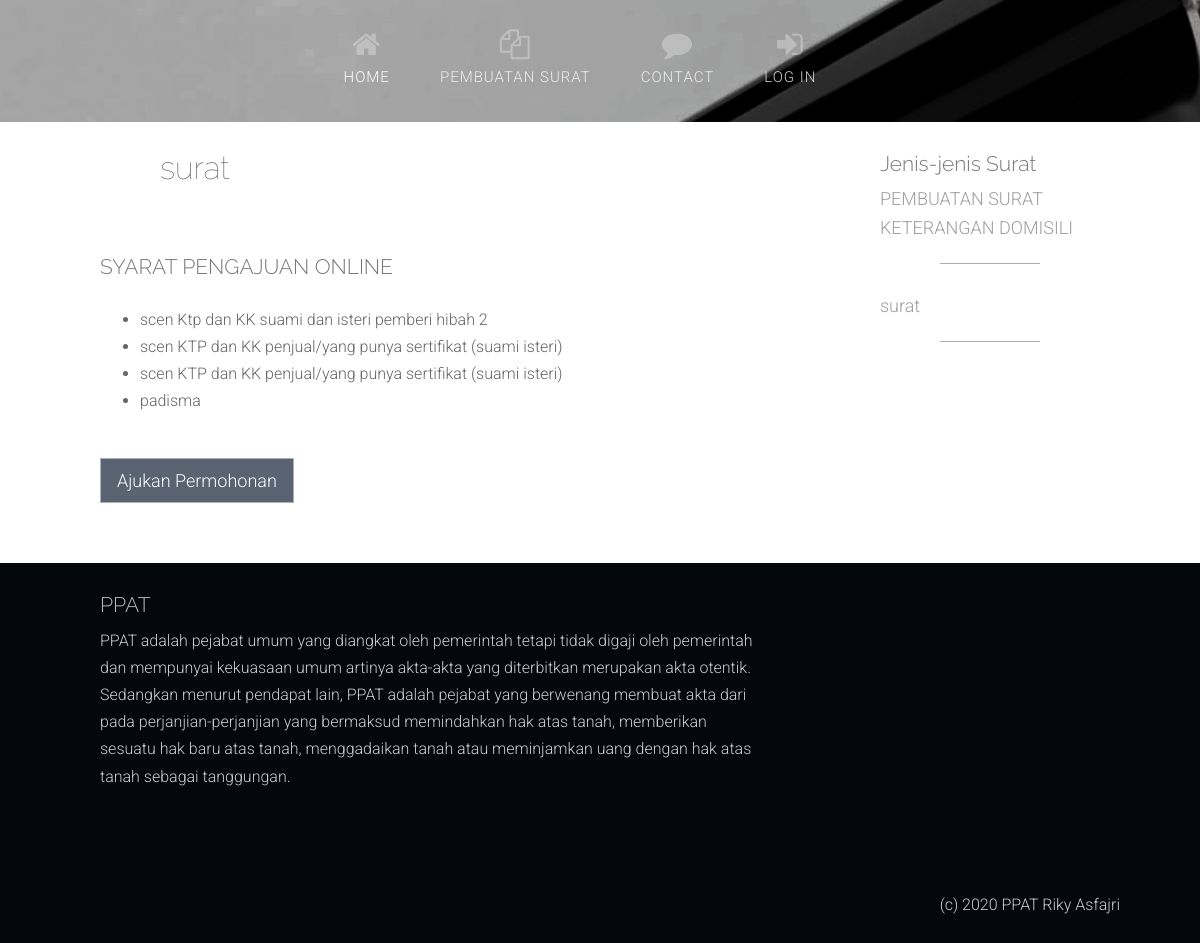
The page /syarat.php?id=3 on the database its author committed.
### tables this page shows
CREATE TABLE `jenis_surat` (
  `id_jenis_surat` int(11) NOT NULL,
  `nama_surat` varchar(125) NOT NULL
);

CREATE TABLE `syarat` (
  `id_syarat` int(11) NOT NULL,
  `id_jenis_surat` int(11) NOT NULL,
  `syarat` varchar(125) NOT NULL
);

### syarat.php (the view, shortened to what this page needs)
<!DOCTYPE html>
<html lang="en">
<head>
    <link rel="stylesheet" href="assets/css/bootstrap.css" rel="stylesheet">
    <link rel="stylesheet" href="assets/css/animate.css" rel="stylesheet">
    <link rel="stylesheet" href="assets/css/font-awesome.css" rel="stylesheet">
    <link rel="stylesheet" href="assets/css/nexus.css" rel="stylesheet">
    <link rel="stylesheet" href="assets/css/responsive.css" rel="stylesheet">
    <link rel="stylesheet" href="assets/css/custom.css" rel="stylesheet">
</head>
<body>
    <div id="header" style="background-position: 50% 0%;
" data-stellar-background-ratio="0.5">
        <div class="container">
            <?php include 'menu.php'; ?>
        </div>
    </div>
    <?php
    $queri = mysqli_query($koneksi, "SELECT * FROM jenis_surat WHERE id_jenis_surat='$_GET[id]' ");
    $surat = mysqli_fetch_assoc($queri); ?>
    <div id="content">
        <div class="container background-white">
            <div class="row margin-vert-30">
                <div class="col-md-9">
                    <div class="blog-post">
                        <div class="blog-item-header">
                            <h2>
                                <a href="#">
                                    <?php echo "$surat[nama_surat]"; ?>
                                </a>
                            </h2>
                        </div>
                        <div class="blog-item">
                            <div class="blog-post-body row margin-top-15">
                                <div class="col-md-12">
                                    <p>
                                        <h3>SYARAT PENGAJUAN ONLINE</h3> <br>
                                        <ul>
                                            <?php
                                            $qsyarat = mysqli_query($koneksi, "SELECT * FROM syarat WHERE id_jenis_surat='$_GET[id]' ");
                                            $rsyarat = mysqli_num_rows($qsyarat);
                                            while ($syarat = mysqli_fetch_assoc($qsyarat)) {
                                                echo "<li>$syarat[syarat] </li>";
                                            } ?>
                                        </ul>
                                    </p> <br>
                                    <?php
                                    if (!empty($rsyarat)) {
                                        echo "<a href='pengajuan.php?id=$_GET[id]' type='button' class='btn btn-primary btn-lg' >Ajukan Permohonan</a>";
                                    } else {
                                    }
                                    ?>
                                </div>
                            </div>
                        </div>
                    </div>
                </div>
                <div class="col-md-3">
                    <div class="recent-posts">
                        <h3>Jenis-jenis Surat</h3>
                        <ul class="posts-list margin-top-10">
                            <?php
                            $qsurat = mysqli_query($koneksi, "SELECT * FROM jenis_surat ");
                            while ($jenis = mysqli_fetch_assoc($qsurat)) {
                                echo "
                                <li>
                                    <div class='recent-post'>
                                        <a href='syarat.php?id=$jenis[id_jenis_surat]' class='posts-list-title'><h4>$jenis[nama_surat]</h4></a>
                                    </div>
                                    <hr>
                                </li>";
                            } ?>
                        </ul>
                    </div>
                </div>
            </div>
        </div>
    </div>
    <?php include 'footer.php'; ?>
</body>
</html>

### menu.php (shortened to what this page needs)
<div id="hornav" class="row text-light">
    <div class="col-md-12">
        <div class="text-center visible-lg">
            <ul id="hornavmenu" class="nav navbar-nav">
                <li>
                    <a href="index.php" class="fa-home active">Home</a>
                </li>
                <li>
                    <span class="fa-copy ">Pembuatan Surat</span>
                </li>
                <li>
                    <a href="contact.php" class="fa-comment ">Contact</a>
                </li>
                <li>
                    <a href="sistem/index.php" class="fa-sign-in ">Log In</a>
                </li>
            </ul>
        </div>
    </div>
</div>

### footer.php (shortened to what this page needs)
<div id="base" class="background-dark text-light">
            <div class="container padding-vert-30">
                <div class="row">
                    <div class="col-md-8 margin-bottom-30">
                        <h3 class="margin-bottom-10">PPAT</h3>
                        <p>PPAT adalah pejabat umum yang diangkat oleh pemerintah tetapi tidak digaji oleh pemerintah dan mempunyai kekuasaan umum artinya akta-akta yang diterbitkan merupakan akta otentik. Sedangkan menurut pendapat lain, PPAT adalah pejabat yang berwenang membuat akta dari pada perjanjian-perjanjian yang bermaksud memindahkan hak atas tanah, memberikan sesuatu hak baru atas tanah, menggadaikan tanah atau meminjamkan uang dengan hak atas tanah sebagai tanggungan.</p>
                    </div>
                </div>
            </div>
        </div>
        <div id="footer" class="background-dark text-light">
            <div class="container no-padding">
                <div class="row">
                    <div id="footermenu" class="col-md-8">
                        <ul class="list-unstyled list-inline">
                        </ul>
                    </div>
                    <div id="copyright" class="col-md-4">
                        <p class="pull-right">(c) 2020 PPAT Riky Asfajri</p>
                    </div>
                </div>
            </div>
        </div>

### assets/css/nexus.css (style rules this page uses)
html { overflow-y: scroll; height: 100%; }
body { line-height: 1.7em; font-family: 'Roboto', sans-serif; font-size: 16px; font-weight: 300; background-color: #474f5b; background-color: #FFFFFF; color: #656565; height: 100%; }
#header, .parallax-bg1, .parallax-bg2, .parallax-bg3 { background-attachment: fixed; background-clip: border-box; background-origin: padding-box; background-position: 50% 0; background-repeat: no-repeat; background-size: cover !important; }
.container { max-width: 1080px; padding-left: 40px; padding-right: 40px; width: 100%; }
.container.no-padding { padding-left: 20px !important; padding-right: 20px !important; }
#header { background: url("../img/header_bg.jpg") no-repeat fixed 0 0 rgba(0, 0, 0, 0); display: table; width: 100%; }
#header .container { display: table-cell; position: relative; text-align: center; vertical-align: middle; width: 100%; max-width: none; }
#hornav { z-index: 20; }
#base { overflow: hidden; }
#base h3 { text-shadow: none; opacity: 0.8; }
#footer { color: #bbb; color: rgba(255, 255, 255, 0.5); padding-top: 25px; padding-bottom: 25px; }
#footermenu ul { margin: 0; }
#copyright p { padding: 0; margin: 0; }
.text-light { color: rgba(255, 255, 255, 0.8) !important; }
.text-light h1, .text-light h2, .text-light h3, .text-light h4, .text-light h5, .text-light h6 { color: rgba(255, 255, 255, 0.9) !important; }
.text-light ul.menu a, .text-light ul > li > a, .text-light ul > li > span { color: rgba(255, 255, 255, 0.8); }
.text-light [class^="fa-"]:before, .text-light [class*=" fa-"]:before { color: rgba(255, 255, 255, 0.3); }
.padding-vert-30 { padding-top: 30px; padding-bottom: 30px; }
.margin-vert-30 { margin-top: 30px; margin-bottom: 30px; }
.no-padding { padding: 0 !important; }
.margin-top-10 { margin-top: 10px; }
.margin-top-15 { margin-top: 15px; }
.margin-bottom-10 { margin-bottom: 10px; }
.margin-bottom-30 { margin-bottom: 30px; }
.background-white { background-color: #FFFFFF; }
.background-dark { background-color: #04070C; }
.btn { border-radius: 0px; }
#hornav { position: relative; text-align: center; width: 100%; padding-bottom: 10px; }
#hornav .navbar-nav { float: none; }
#hornav ul { display: inline-block; margin: 0px; padding: 0 10px; }
#hornav ul > li { margin: 0px 5px; }
#hornav ul > li > a, #hornav ul > li > span { font-size: 15px; font-weight: 300; letter-spacing: 1px; line-height: normal; padding: 18px 20px; text-transform: uppercase; display: block; }
#hornav ul > li > a:hover, #hornav ul > li > span:hover, #hornav ul > li > a.active, #hornav ul > li > span.active, #hornav ul > li > a.current, #hornav ul > li > span.current { background: none; color: #ffffff; }
h2 { font-weight: 100; line-height: 1em; margin: 0 0 10px; color: #555555; font-family: 'Raleway', sans-serif; font-size: 32px; }
h3 { font-size: 21px; font-weight: 300; padding: 0; font-family: 'Raleway', sans-serif; margin: 0; color: #555555; opacity: 0.8; }
h4 { font-size: 18px; font-weight: 300; color: #9e9e9e; margin-bottom: 10px; line-height: 1.6; }
a { text-decoration: none; color: #596372; -webkit-transition: color 0.15s ease-in; -moz-transition: color 0.15s ease-in; -o-transition: color 0.15s ease-in; transition: color 0.15s ease-in; }
a, a:hover, a:active, a:focus { outline: 0; text-decoration: none; }
p { margin-bottom: 16px; }
hr { background: url("../img/hr.png") no-repeat scroll 50% 0 transparent; border: medium none; height: 19px; margin: 20px 0 5px; }
.btn { border-radius: 0px; border-color: rgba(255, 255, 255, 0.5); transition: background-color 0.2s ease; font-weight: 300; }
[class^="fa-"]:before, [class*=" fa-"]:before { font-family: FontAwesome; font-style: normal; font-weight: normal; line-height: 1; -webkit-font-smoothing: antialiased; -moz-osx-font-smoothing: grayscale; padding-right: 10px; color: rgba(0, 0, 0, 0.6); }
#hornav li [class^="fa-"]:before, #hornav li [class*=" fa-"]:before { display: block; font-size: 30px; left: auto; margin-bottom: 20px; padding: 0 !important; position: relative; text-align: center; top: 12px; }
.blog-post { margin-bottom: 30px; }
.blog-item-header { display: block; padding-bottom: 0px; margin-bottom: 40px; padding-left: 60px; }
.blog-item-header h2 { padding: 0; }
.blog-item-header h2 a { color: #555555; text-decoration: none; }
ul.posts-list { margin-left: 0; padding-left: 0; }
ul.posts-list li { list-style: none; }
.recent-post { margin-bottom: 20px; }
.posts-list-title { font-size: 12px; }

### rows shown on the page
jenis_surat: nama_surat "surat"
syarat: syarat "scen Ktp dan KK suami dan isteri pemberi hibah 2"
syarat: syarat "scen KTP dan KK penjual/yang punya sertifikat (suami isteri)"
syarat: syarat "scen KTP dan KK penjual/yang punya sertifikat (suami isteri)"
syarat: syarat "padisma"
jenis_surat: nama_surat "PEMBUATAN SURAT KETERANGAN DOMISILI"
